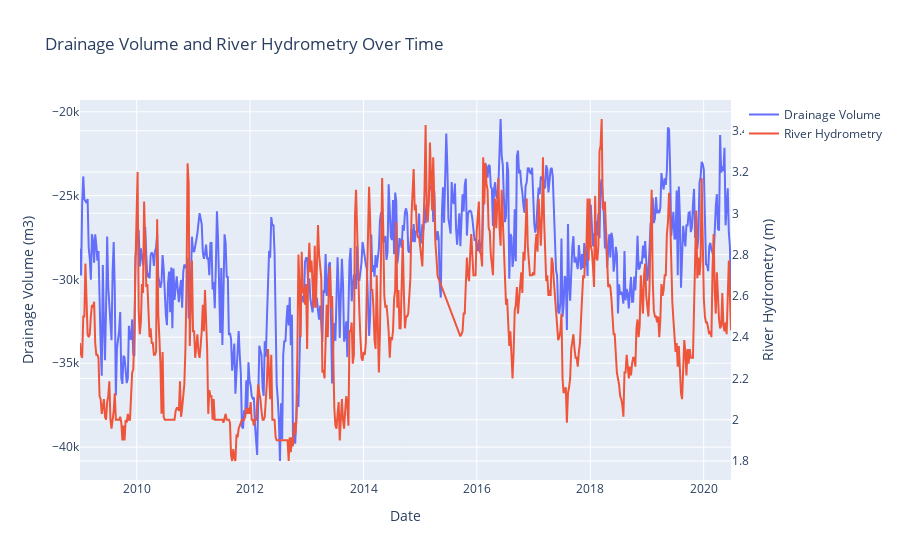

The code cell stored with this chart in its notebook:
### Markdown cell above
#### Đánh giá: Theo như đồ thị trên, cặp dữ liệu có quan hệ mật thiết nhất là River_Hydrometry và Drainage_Volume (0.64). Ta sẽ tiến hành trực quan hoá 2 biến này theo biến Date bằng đồ thị Line Chart:

### Code cell
fig = go.Figure()

fig.add_trace(go.Scatter(x=df['Date'], y=df['Drainage_Volume'],
                    mode='lines',
                    name='Drainage Volume'))

fig.update_layout(yaxis2=dict(title='Depth to Groundwater', overlaying='y', side='right'))

fig.add_trace(go.Scatter(x=df['Date'], y=df['River_Hydrometry'],
                    mode='lines',
                    name='River Hydrometry', yaxis='y2'))

fig.update_layout(title='Drainage Volume and River Hydrometry Over Time',
                   xaxis_title='Date',
                   yaxis_title='Drainage Volume (m3)',  
                   yaxis2_title='River Hydrometry (m)')  

fig.show()

### Figure 1 — Plotly figure (JSON) as saved in the notebook; plotly's stock layout.template omitted (floating-point values rounded to 4 significant figures; data arrays with more than 128 entries replaced by an {"elided": "..."} marker saying what was removed)
{"data": [{"mode": "lines", "name": "Drainage Volume", "type": "scatter", "x": {"elided": "600 str values"}, "y": {"elided": "600 float values"}}, {"mode": "lines", "name": "River Hydrometry", "type": "scatter", "x": {"elided": "600 str values"}, "y": {"elided": "600 float values"}, "yaxis": "y2"}], "layout": {"title": {"text": "Drainage Volume and River Hydrometry Over Time"}, "xaxis": {"title": {"text": "Date"}}, "yaxis": {"title": {"text": "Drainage Volume (m3)"}}, "yaxis2": {"overlaying": "y", "side": "right", "title": {"text": "River Hydrometry (m)"}}}}
